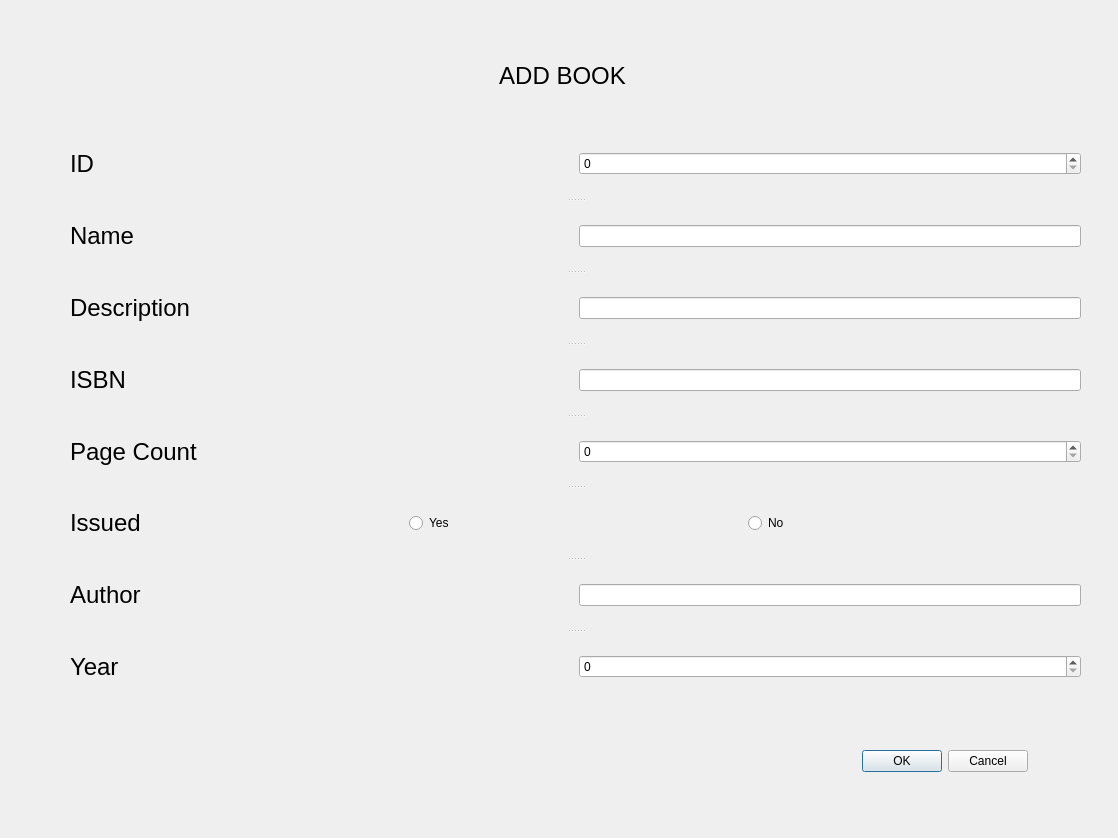
<?xml version="1.0" encoding="UTF-8"?>
<ui version="4.0">
 <class>Dialog</class>
 <widget class="QDialog" name="Dialog">
  <property name="geometry">
   <rect>
    <x>0</x>
    <y>0</y>
    <width>1118</width>
    <height>838</height>
   </rect>
  </property>
  <property name="windowTitle">
   <string>Add Book Dialogue</string>
  </property>
  <widget class="QDialogButtonBox" name="okeditbtn">
   <property name="geometry">
    <rect>
     <x>687</x>
     <y>745</y>
     <width>341</width>
     <height>32</height>
    </rect>
   </property>
   <property name="orientation">
    <enum>Qt::Horizontal</enum>
   </property>
   <property name="standardButtons">
    <set>QDialogButtonBox::Cancel|QDialogButtonBox::Ok</set>
   </property>
  </widget>
  <widget class="QLabel" name="label">
   <property name="geometry">
    <rect>
     <x>487</x>
     <y>55</y>
     <width>151</width>
     <height>41</height>
    </rect>
   </property>
   <property name="font">
    <font>
     <pointsize>18</pointsize>
    </font>
   </property>
   <property name="text">
    <string>ADD BOOK</string>
   </property>
   <property name="alignment">
    <set>Qt::AlignCenter</set>
   </property>
  </widget>
  <widget class="QSplitter" name="splitter">
   <property name="geometry">
    <rect>
     <x>70</x>
     <y>130</y>
     <width>1011</width>
     <height>571</height>
    </rect>
   </property>
   <property name="frameShape">
    <enum>QFrame::NoFrame</enum>
   </property>
   <property name="orientation">
    <enum>Qt::Vertical</enum>
   </property>
   <widget class="QWidget" name="layoutWidget">
    <layout class="QHBoxLayout" name="horizontalLayout_12">
     <item>
      <widget class="QLabel" name="label_2">
       <property name="font">
        <font>
         <pointsize>18</pointsize>
        </font>
       </property>
       <property name="text">
        <string>ID</string>
       </property>
      </widget>
     </item>
     <item>
      <widget class="QSpinBox" name="idinput">
       <property name="enabled">
        <bool>true</bool>
       </property>
       <property name="maximum">
        <number>2000</number>
       </property>
      </widget>
     </item>
    </layout>
   </widget>
   <widget class="QWidget" name="layoutWidget_2">
    <layout class="QHBoxLayout" name="horizontalLayout_3">
     <item>
      <layout class="QHBoxLayout" name="horizontalLayout_2">
       <item>
        <widget class="QLabel" name="label_3">
         <property name="font">
          <font>
           <pointsize>18</pointsize>
          </font>
         </property>
         <property name="text">
          <string>Name</string>
         </property>
        </widget>
       </item>
       <item>
        <spacer name="horizontalSpacer">
         <property name="orientation">
          <enum>Qt::Horizontal</enum>
         </property>
         <property name="sizeHint" stdset="0">
          <size>
           <width>40</width>
           <height>20</height>
          </size>
         </property>
        </spacer>
       </item>
      </layout>
     </item>
     <item>
      <widget class="QLineEdit" name="nameinput">
       <property name="text">
        <string/>
       </property>
      </widget>
     </item>
    </layout>
   </widget>
   <widget class="QWidget" name="layoutWidget_3">
    <layout class="QHBoxLayout" name="horizontalLayout_4">
     <item>
      <layout class="QHBoxLayout" name="horizontalLayout_5">
       <item>
        <widget class="QLabel" name="label_4">
         <property name="font">
          <font>
           <pointsize>18</pointsize>
          </font>
         </property>
         <property name="text">
          <string>Description</string>
         </property>
        </widget>
       </item>
       <item>
        <spacer name="horizontalSpacer_3">
         <property name="orientation">
          <enum>Qt::Horizontal</enum>
         </property>
         <property name="sizeHint" stdset="0">
          <size>
           <width>40</width>
           <height>20</height>
          </size>
         </property>
        </spacer>
       </item>
      </layout>
     </item>
     <item>
      <widget class="QLineEdit" name="descriptioninput"/>
     </item>
    </layout>
   </widget>
   <widget class="QWidget" name="layoutWidget_4">
    <layout class="QHBoxLayout" name="horizontalLayout_6">
     <item>
      <layout class="QHBoxLayout" name="horizontalLayout_7">
       <item>
        <widget class="QLabel" name="label_5">
         <property name="font">
          <font>
           <pointsize>18</pointsize>
          </font>
         </property>
         <property name="text">
          <string>ISBN</string>
         </property>
        </widget>
       </item>
       <item>
        <spacer name="horizontalSpacer_4">
         <property name="orientation">
          <enum>Qt::Horizontal</enum>
         </property>
         <property name="sizeHint" stdset="0">
          <size>
           <width>40</width>
           <height>20</height>
          </size>
         </property>
        </spacer>
       </item>
      </layout>
     </item>
     <item>
      <widget class="QLineEdit" name="isbninput"/>
     </item>
    </layout>
   </widget>
   <widget class="QWidget" name="layoutWidget_5">
    <layout class="QHBoxLayout" name="horizontalLayout">
     <item>
      <widget class="QLabel" name="label_6">
       <property name="font">
        <font>
         <pointsize>18</pointsize>
        </font>
       </property>
       <property name="text">
        <string>Page Count</string>
       </property>
      </widget>
     </item>
     <item>
      <widget class="QSpinBox" name="pagecountinput">
       <property name="maximum">
        <number>2000</number>
       </property>
      </widget>
     </item>
    </layout>
   </widget>
   <widget class="QWidget" name="layoutWidget_6">
    <layout class="QHBoxLayout" name="horizontalLayout_9">
     <item>
      <widget class="QLabel" name="label_8">
       <property name="font">
        <font>
         <pointsize>18</pointsize>
        </font>
       </property>
       <property name="text">
        <string>Issued</string>
       </property>
      </widget>
     </item>
     <item>
      <widget class="QRadioButton" name="yesbtn">
       <property name="text">
        <string>Yes</string>
       </property>
      </widget>
     </item>
     <item>
      <widget class="QRadioButton" name="nobtn">
       <property name="text">
        <string>No</string>
       </property>
      </widget>
     </item>
    </layout>
   </widget>
   <widget class="QWidget" name="layoutWidget_7">
    <layout class="QHBoxLayout" name="horizontalLayout_10">
     <item>
      <layout class="QHBoxLayout" name="horizontalLayout_11">
       <item>
        <widget class="QLabel" name="label_7">
         <property name="font">
          <font>
           <pointsize>18</pointsize>
          </font>
         </property>
         <property name="text">
          <string>Author</string>
         </property>
        </widget>
       </item>
       <item>
        <spacer name="horizontalSpacer_6">
         <property name="orientation">
          <enum>Qt::Horizontal</enum>
         </property>
         <property name="sizeHint" stdset="0">
          <size>
           <width>40</width>
           <height>20</height>
          </size>
         </property>
        </spacer>
       </item>
      </layout>
     </item>
     <item>
      <widget class="QLineEdit" name="authorinput"/>
     </item>
    </layout>
   </widget>
   <widget class="QWidget" name="layoutWidget_8">
    <layout class="QHBoxLayout" name="horizontalLayout_8">
     <item>
      <widget class="QLabel" name="label_9">
       <property name="font">
        <font>
         <pointsize>18</pointsize>
        </font>
       </property>
       <property name="text">
        <string>Year</string>
       </property>
      </widget>
     </item>
     <item>
      <widget class="QSpinBox" name="yearinput">
       <property name="maximum">
        <number>2000</number>
       </property>
      </widget>
     </item>
    </layout>
   </widget>
  </widget>
 </widget>
 <resources/>
 <connections/>
</ui>
